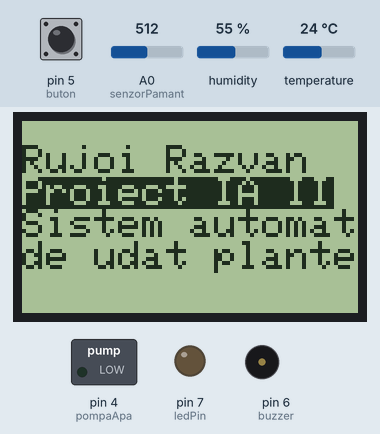
Simulated run of this sketch. Board: Arduino Uno, built with avr-gcc and run on an emulated ATmega328P. Parts: 84×48 one-colour display, switched loads named in the sketch (green lamp = pin HIGH), output pins drawn as LEDs (lit = HIGH), buzzer (waves = sounding). The test bench sets the inputs (shaded band); at power-on: A0 (senzorPamant) = 512, temperature 24 °C, pin 5 (buton) LOW, humidity 55 %. What the sketch prints to the serial monitor is not drawn.

Above: at 2.1 s.
At 3.7 s:
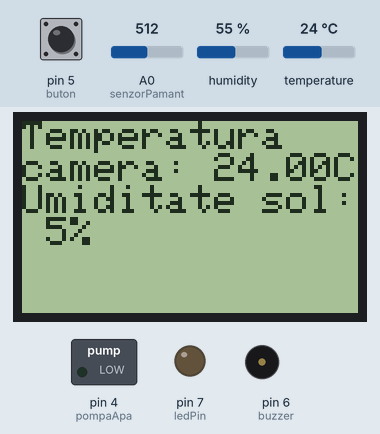
3.8 s: A0 (senzorPamant) set to 883
At 6.4 s:
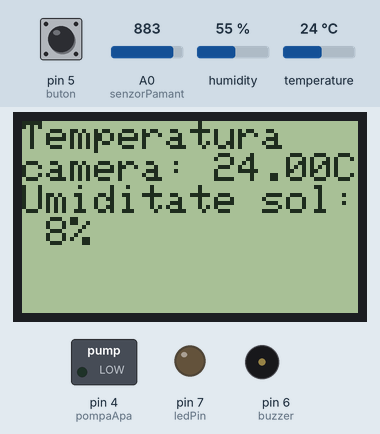
6.7 s: A0 (senzorPamant) set to 907
At 8.5 s:
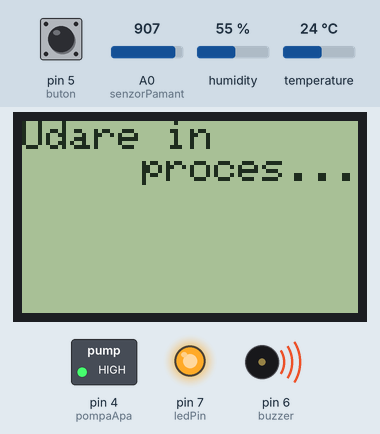
8.8 s: temperature set to 12 °C
12.9 s: temperature set to 19 °C
17.0 s: A0 (senzorPamant) set to 890
At 19.0 s:
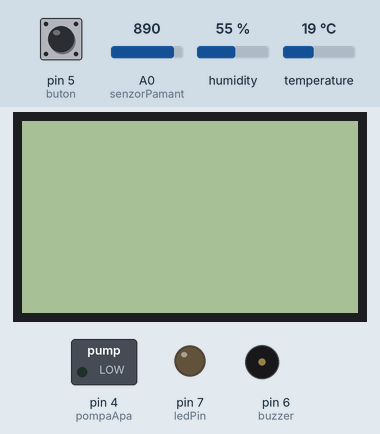
21.1 s: pin 5 (buton) pulled HIGH for 1.25 s
At 22.3 s:
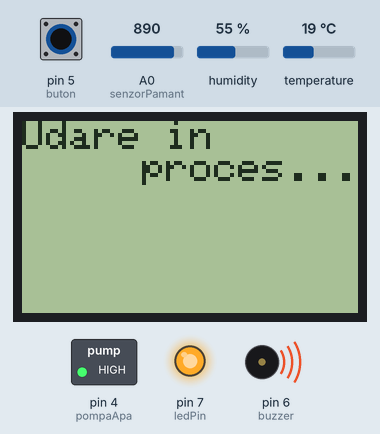
Timing chart, 0 to 24.1 s (numbered marks = the images above; inputs shaded):
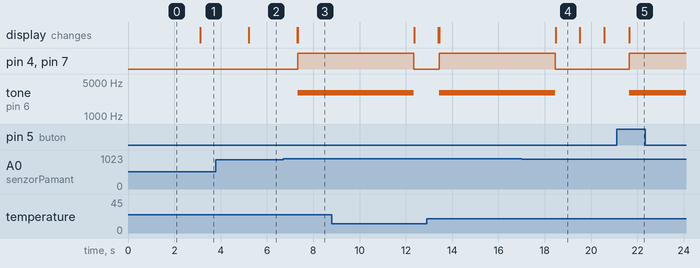

Measured:
- the behaviour switches between 899 and 900 on A0 (senzorPamant) (found by bisection; images 2 and 3)
- after the input at 3.8 s, the display: changes after 1.4 s (image 2)
- after the input at 6.7 s, pin 4 (pompaApa), pin 7 (ledPin): LOW → HIGH after 0.63 s; tone on pin 6 (buzzer): silent → 3000 Hz after 0.63 s; the display: first changes after 0.62 s (image 3 shows a later state)
- after the input at 17.0 s, pin 4 (pompaApa), pin 7 (ledPin): goes on until 18.4 s, then stays LOW; tone on pin 6 (buzzer): goes on until 18.4 s, then stays silent
- after the input at 21.1 s, pin 4 (pompaApa), pin 7 (ledPin): LOW → HIGH after 0.54 s; tone on pin 6 (buzzer): silent → 3000 Hz after 0.54 s; the display: changes after 0.54 s (image 5)
- what the display in image 4 shows lasts 1.0 s, from 18.5 s to 19.5 s

The sketch:

Sistem_Automat_de_Udat_Plante.ino
```cpp
//Proiect InfoAplicata II
//Sistem automat de udat plante (actionat prin wifi sau de la buton)
//Cabluri Rosii - 5V/3V. Cabluri Negre (Gri) - Ground.

#include <Adafruit_PCD8544.h>
#include <dht.h>

const int buton = 5;
const int ledPin =  7;
const int pompaApa = 4;
int buzzer = 6;
int senzorPamant = A0;
int valoareButon = 0;

#define tempSenzorPin 2
dht DHT;

Adafruit_PCD8544 display = Adafruit_PCD8544(12, 11, 10, 9, 8); //initializarea pinilor de pe lcd

void setup() {
  pinMode(pompaApa, OUTPUT);
  pinMode(senzorPamant, INPUT);
  pinMode(buzzer, OUTPUT);
  pinMode(ledPin, OUTPUT);
  pinMode(buton, INPUT);

  Serial.begin(9600); //initializez conexiunea seriala la 9600 biti pe secunda

  display.begin();
  display.setRotation(2);
  display.setContrast(10);
  display.clearDisplay();
  display.setTextSize(1);
  display.setTextColor(BLACK);

  display.setCursor(0, 6);
  display.println("Rujoi Razvan");

  display.setTextColor(WHITE, BLACK);
  display.println("Proiect IA II");

  display.setTextSize(1);
  display.setTextColor(BLACK);
  display.println("Sistem automat");
  display.println("de udat plante");
  display.display();
  delay(2000);
}

void loop() {
  valoareButon = digitalRead(buton);
  int valoareSenzorPamant = analogRead(senzorPamant);

  Serial.println("Valoare senzor pamant: ");
  Serial.println(valoareSenzorPamant);

  DHT.read11(tempSenzorPin);
  double temperaturaCamera = DHT.temperature;
  display.display();
  display.clearDisplay();
  display.setContrast(40);
  display.setTextSize(1);
  display.setTextColor(BLACK);
  display.setCursor(0, 0);
  display.println("Temperatura ");
  display.print("camera: ");
  display.print(temperaturaCamera);
  display.print("C");
  display.print("Umiditate ");
  display.print("sol: ");
  display.print(valoareSenzorPamant / 100);
  display.print("%");
  digitalWrite(ledPin, LOW);
  noTone(buzzer);

  if (valoareSenzorPamant >= 900 || valoareButon == HIGH) {
    display.display();
    display.clearDisplay();
    display.setTextSize(1);
    display.setTextColor(BLACK);
    display.setCursor(0, 0);
    display.println("Udare in");
    display.println("     proces...");
    display.display();
    digitalWrite(ledPin, HIGH);
    digitalWrite(pompaApa, HIGH);
    tone(buzzer, 3000);
    delay(5000);
    digitalWrite(ledPin, LOW);
    digitalWrite(pompaApa, LOW);
    noTone(buzzer);
    DHT.read11(tempSenzorPin);
    temperaturaCamera = DHT.temperature;
    display.clearDisplay();
    display.display();

    display.setCursor(0, 0);
    display.println("Temperatura ");
    display.print("camera: ");
    display.print(temperaturaCamera);
    display.print("C");
    display.print("Umiditate ");
    display.print("sol: ");
    display.print(valoareSenzorPamant);
    display.print("%");
  }

  delay(1000);
}
```
